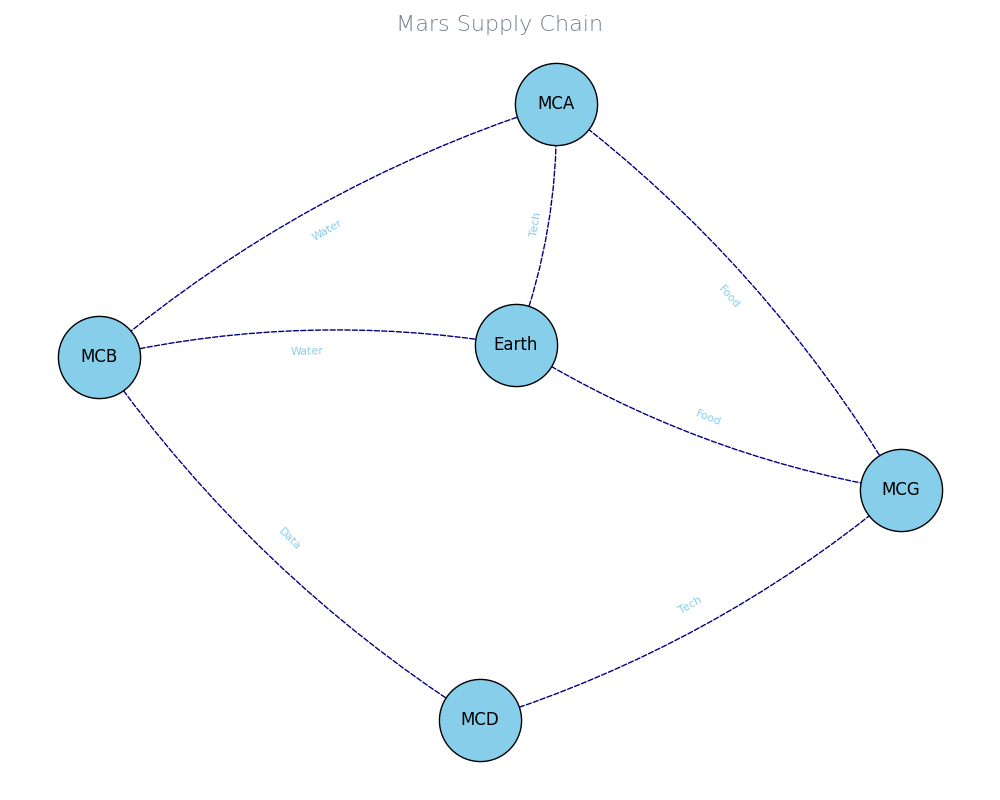

Generate this figure with Python:
import matplotlib.pyplot as plt
import networkx as nx

G = nx.DiGraph()

nodes = ["Earth", "MCA", "MCB", "MCG", "MCD"]
G.add_nodes_from(nodes)

edges = [
    ("Earth", "MCA", "Tech"),
    ("Earth", "MCB", "Water"),
    ("Earth", "MCG", "Food"),
    ("MCA", "MCB", "Water"),
    ("MCB", "MCD", "Data"),
    ("MCD", "MCG", "Tech"),
    ("MCG", "MCA", "Food")
]

for source, target, resource in edges:
    G.add_edge(source, target, resource=resource)

pos = nx.spring_layout(G, seed=42)

plt.figure(figsize=(10, 8))
# Changed node color and added a different edge color
nx.draw_networkx_nodes(G, pos, node_size=3500, node_color='skyblue', edgecolors='black')

# Altered font size and removed font weight
nx.draw_networkx_labels(G, pos, font_size=12)

# Changed arrowstyle, color and connection style
nx.draw_networkx_edges(G, pos, edgelist=G.edges(), arrowstyle='->', arrowsize=15, edge_color='navy', connectionstyle='arc3,rad=0.1', style='--')

edge_labels = nx.get_edge_attributes(G, 'resource')
# Altered font color to match nodes
nx.draw_networkx_edge_labels(G, pos, edge_labels=edge_labels, font_size=8, font_color='skyblue')

# Stylistic changes for title
plt.title("Mars Supply Chain", fontsize=16, fontweight='light', color='slategray')

# Added grid and frame
plt.grid(True)
plt.gca().set_frame_on(True)

plt.axis('off')
plt.tight_layout()
plt.show()
